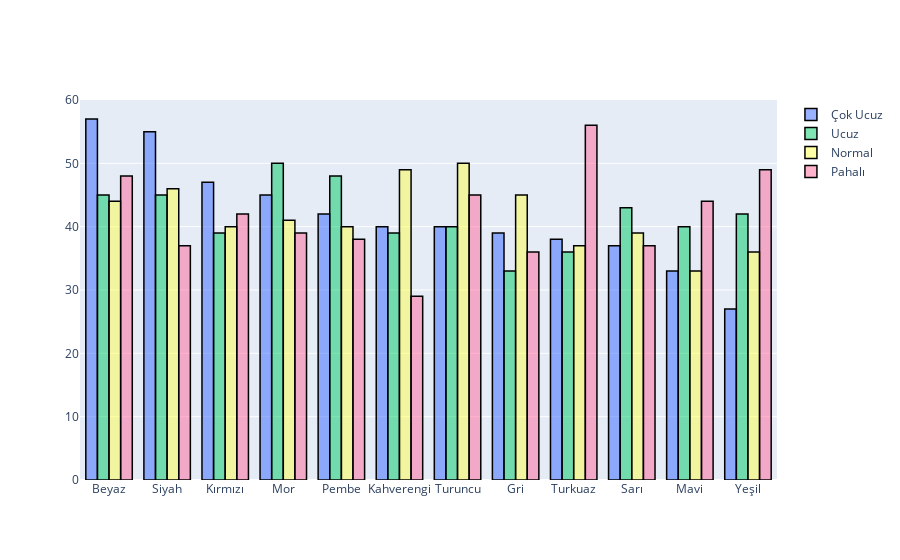

This figure's notebook cell:
### Markdown cell above
Renk özniteliğinin Fiyat Aralığı üzerindeki etkisini inceleyelim.

### Code cell
trace1=go.Bar(
    x=df[df.FiyatAraligi=="Çok Ucuz"].Renk.value_counts().index,
    y=df[df.FiyatAraligi=="Çok Ucuz"].Renk.value_counts().values,
    name="Çok Ucuz",
    marker=dict(color="rgba(51, 102, 255,0.5)",
               line=dict(color="rgba(0,0,0)",width=1.5)
               ),
    )

trace2=go.Bar(
    x=df[df.FiyatAraligi=="Ucuz"].Renk.value_counts().index,
    y=df[df.FiyatAraligi=="Ucuz"].Renk.value_counts().values,
    name="Ucuz",
    marker=dict(color="rgba(0, 204, 102,0.5)",
               line=dict(color="rgba(0,0,0)",width=1.5)
               ),
    )

trace3=go.Bar(
    x=df[df.FiyatAraligi=="Normal"].Renk.value_counts().index,
    y=df[df.FiyatAraligi=="Normal"].Renk.value_counts().values,
    name="Normal",
    marker=dict(color="rgba(255, 255, 77,0.5)",
               line=dict(color="rgba(0,0,0)",width=1.5)
               ),
    )

trace4=go.Bar(
    x=df[df.FiyatAraligi=="Pahalı"].Renk.value_counts().index,
    y=df[df.FiyatAraligi=="Pahalı"].Renk.value_counts().values,
    name="Pahalı",
    marker=dict(color="rgba(255, 102, 153,0.5)",
               line=dict(color="rgba(0,0,0)",width=1.5)
               ),
    )


data=[trace1,trace2,trace3,trace4]
layout= go.Layout(barmode="group")

fig=go.Figure(data=data,layout=layout)
iplot(fig)

### Figure 1 — Plotly figure (JSON) as saved in the notebook; plotly's stock layout.template omitted (floating-point values rounded to 4 significant figures)
{"data": [{"marker": {"color": "rgba(51, 102, 255,0.5)", "line": {"color": "rgba(0,0,0)", "width": 1.5}}, "name": "Çok Ucuz", "type": "bar", "x": ["Beyaz", "Siyah", "Kırmızı", "Mor", "Pembe", "Kahverengi", "Turuncu", "Gri", "Turkuaz", "Sarı", "Mavi", "Yeşil"], "y": [57, 55, 47, 45, 42, 40, 40, 39, 38, 37, 33, 27]}, {"marker": {"color": "rgba(0, 204, 102,0.5)", "line": {"color": "rgba(0,0,0)", "width": 1.5}}, "name": "Ucuz", "type": "bar", "x": ["Mor", "Pembe", "Beyaz", "Siyah", "Sarı", "Yeşil", "Mavi", "Turuncu", "Kahverengi", "Kırmızı", "Turkuaz", "Gri"], "y": [50, 48, 45, 45, 43, 42, 40, 40, 39, 39, 36, 33]}, {"marker": {"color": "rgba(255, 255, 77,0.5)", "line": {"color": "rgba(0,0,0)", "width": 1.5}}, "name": "Normal", "type": "bar", "x": ["Turuncu", "Kahverengi", "Siyah", "Gri", "Beyaz", "Mor", "Kırmızı", "Pembe", "Sarı", "Turkuaz", "Yeşil", "Mavi"], "y": [50, 49, 46, 45, 44, 41, 40, 40, 39, 37, 36, 33]}, {"marker": {"color": "rgba(255, 102, 153,0.5)", "line": {"color": "rgba(0,0,0)", "width": 1.5}}, "name": "Pahalı", "type": "bar", "x": ["Turkuaz", "Yeşil", "Beyaz", "Turuncu", "Mavi", "Kırmızı", "Mor", "Pembe", "Siyah", "Sarı", "Gri", "Kahverengi"], "y": [56, 49, 48, 45, 44, 42, 39, 38, 37, 37, 36, 29]}], "layout": {"barmode": "group"}}
